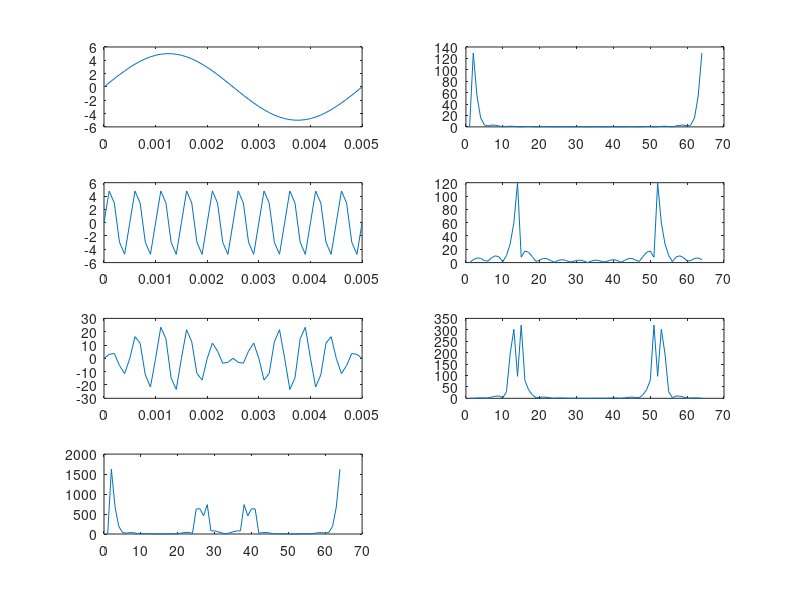

The MATLAB source for this figure:
clear all;
clc;
Fs=10000;
Ts=1/Fs;
L=50;
t=(0:L)*Ts;
 
y1=5*sin(2*pi*200*t);
y2=5*sin(2*pi*2000*t);

y3=y1.*y2;
y4=y3.*y2;

subplot(4,2,1)
plot(t,y1);
subplot(4,2,3)
plot(t,y2);
subplot(4,2,5)
plot(t,y3);

nfft=length(y1);
nfft2=2^nextpow2(nfft);
 
ff1=fft(y1,nfft2);
ff2=fft(y2,nfft2);
ff3=fft(y3,nfft2);
ff4=fft(y4,nfft2);


subplot(4,2,2)
plot(abs(ff1));
subplot(4,2,4)
plot(abs(ff2));
subplot(4,2,6)
plot(abs(ff3));
subplot(4,2,7)
plot(abs(ff4));



